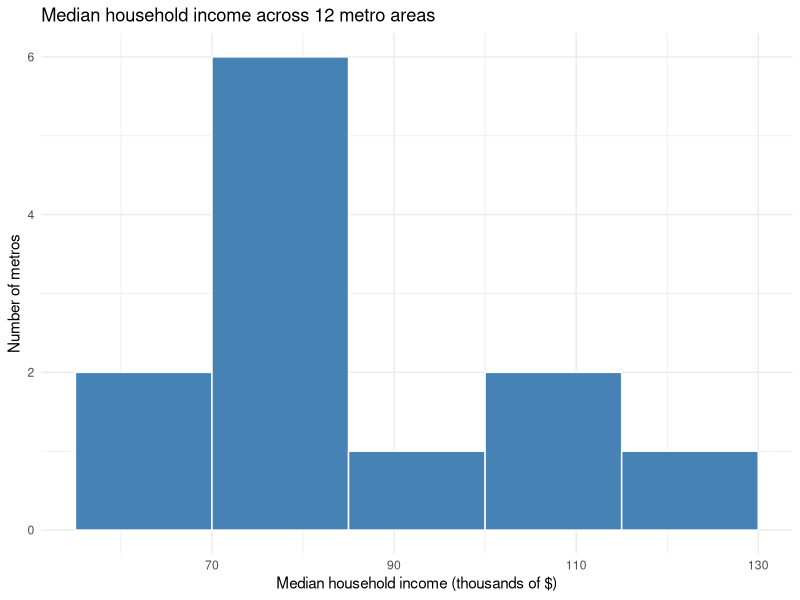
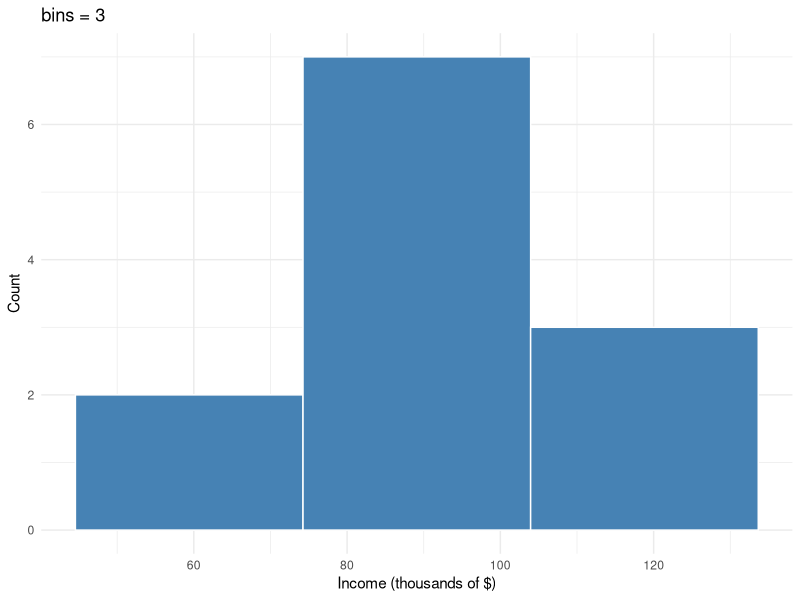
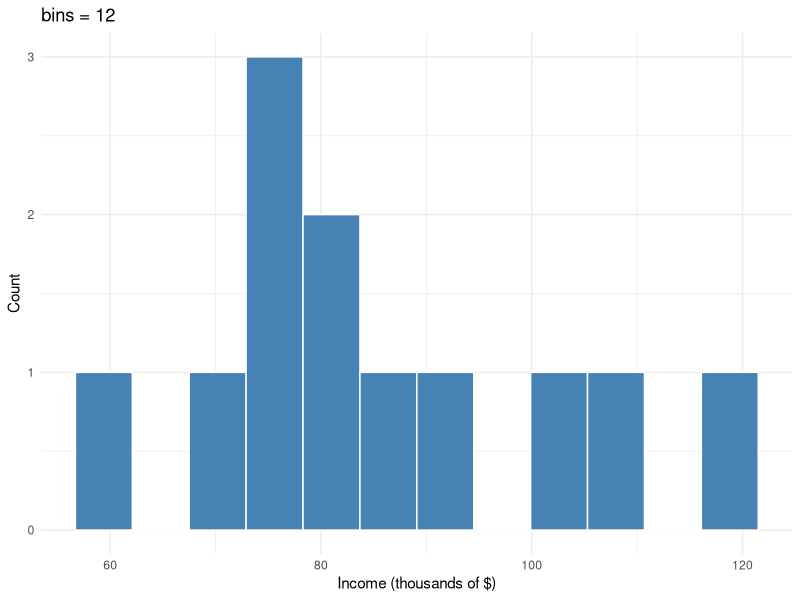

These figures' R source, in order:
## ---- chunk 1
knitr::opts_chunk$set(echo = TRUE, warning = FALSE, message = FALSE)
library(tidyverse)
## ---- chunk 2
income <- c(
  76.5,
  91.2,
  106.8,
  78.9,
  84.3,
  82.1,
  68.4,
  75.8,
  59.2,
  76.1,
  105.3,
  118.6
)
income
## ---- chunk 3
# From the definition: sum divided by n
n <- length(income)
total <- sum(income)
total / n

# With the built-in
mean(income)
## ---- chunk 4
# Sort them so you can see what you did by hand
sort(income)

# The two middle positions for n = 12
sorted <- sort(income)
sorted[c(6, 7)]
mean(sorted[c(6, 7)])

# The built-in
median(income)
## ---- chunk 5
first_five <- income[1:5]

# From the definition
xbar <- mean(first_five)
deviations <- first_five - xbar
squared_devs <- deviations^2
sum(squared_devs) / (length(first_five) - 1)

# Built-ins
var(first_five)
sd(first_five)
## ---- chunk 6
sum(squared_devs) / length(first_five)
## ---- chunk 7
range(income)
diff(range(income))

quantile(income, probs = c(0.25, 0.75))
IQR(income)
## ---- chunk 8
fivenum(income) # min, lower hinge, median, upper hinge, max
fivenum(income)[4] - fivenum(income)[2]
## ---- chunk 9
metros <- tibble(
  metro = c(
    "Atlanta",
    "Baltimore",
    "Boston",
    "Charlotte",
    "Chicago",
    "Dallas",
    "Detroit",
    "Houston",
    "Memphis",
    "Phoenix",
    "Seattle",
    "Washington"
  ),
  region = c(
    "South",
    "South",
    "Northeast",
    "South",
    "Midwest",
    "South",
    "Midwest",
    "South",
    "South",
    "West",
    "West",
    "South"
  ),
  population = c(6.1, 2.8, 4.9, 2.7, 9.5, 7.6, 4.3, 7.1, 1.3, 4.9, 4.0, 6.3) *
    1e6,
  med_income = c(
    76500,
    91200,
    106800,
    78900,
    84300,
    82100,
    68400,
    75800,
    59200,
    76100,
    105300,
    118600
  ),
  unemployment = c(3.4, 3.9, 3.1, 3.3, 4.2, 3.6, 4.8, 4.1, 4.6, 3.5, 3.8, 2.9)
)
## ---- chunk 10
metros |>
  filter(population > 4e6) |>
  mutate(income_k = med_income / 1000) |>
  select(metro, region, income_k) |>
  arrange(desc(income_k))
## ---- chunk 11
regional <- metros |>
  group_by(region) |>
  summarise(
    n = n(),
    total_pop = sum(population),
    weighted_inc = sum(population * med_income) / sum(population)
  )
regional
## ---- chunk 12
metros |>
  group_by(region) |>
  summarise(
    unweighted_inc = mean(med_income),
    weighted_inc = weighted.mean(med_income, w = population)
  ) |>
  mutate(difference = weighted_inc - unweighted_inc)
## ---- chunk 13
income_df <- tibble(income = income)

ggplot(income_df, aes(x = income)) +
  geom_histogram(
    breaks = seq(55, 130, by = 15),
    closed = "left", # match the [a, b) bins in the hand table
    fill = "steelblue",
    color = "white"
  ) +
  labs(
    title = "Median household income across 12 metro areas",
    x = "Median household income (thousands of $)",
    y = "Number of metros"
  ) +
  theme_minimal()
## ---- chunk 14
ggplot(income_df, aes(x = income)) +
  geom_histogram(bins = 3, fill = "steelblue", color = "white") +
  labs(title = "bins = 3", x = "Income (thousands of $)", y = "Count") +
  theme_minimal()

ggplot(income_df, aes(x = income)) +
  geom_histogram(bins = 12, fill = "steelblue", color = "white") +
  labs(title = "bins = 12", x = "Income (thousands of $)", y = "Count") +
  theme_minimal()
